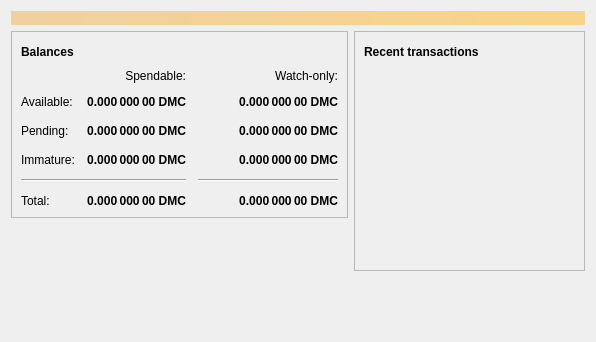
<?xml version="1.0" encoding="UTF-8"?>
<ui version="4.0">
 <class>OverviewPage</class>
 <widget class="QWidget" name="OverviewPage">
  <property name="geometry">
   <rect>
    <x>0</x>
    <y>0</y>
    <width>596</width>
    <height>342</height>
   </rect>
  </property>
  <property name="windowTitle">
   <string>Form</string>
  </property>
  <layout class="QVBoxLayout" name="topLayout">
   <item>
    <widget class="QLabel" name="labelAlerts">
     <property name="visible">
      <bool>false</bool>
     </property>
     <property name="styleSheet">
      <string notr="true">QLabel { background-color: qlineargradient(x1: 0, y1: 0, x2: 1, y2: 0, stop:0 #F0D0A0, stop:1 #F8D488); color:#000000; }</string>
     </property>
     <property name="wordWrap">
      <bool>true</bool>
     </property>
     <property name="margin">
      <number>3</number>
     </property>
     <property name="textInteractionFlags">
      <set>Qt::TextSelectableByMouse</set>
     </property>
    </widget>
   </item>
   <item>
    <layout class="QHBoxLayout" name="horizontalLayout" stretch="1,1">
     <item>
      <layout class="QVBoxLayout" name="verticalLayout_2">
       <item>
        <widget class="QFrame" name="frame">
         <property name="frameShape">
          <enum>QFrame::StyledPanel</enum>
         </property>
         <property name="frameShadow">
          <enum>QFrame::Raised</enum>
         </property>
         <layout class="QVBoxLayout" name="verticalLayout_4">
          <item>
           <layout class="QHBoxLayout" name="horizontalLayout_4">
            <item>
             <widget class="QLabel" name="label_5">
              <property name="font">
               <font>
                <weight>75</weight>
                <bold>true</bold>
               </font>
              </property>
              <property name="text">
               <string>Balances</string>
              </property>
             </widget>
            </item>
            <item>
             <widget class="QPushButton" name="labelWalletStatus">
              <property name="enabled">
               <bool>true</bool>
              </property>
              <property name="maximumSize">
               <size>
                <width>30</width>
                <height>16777215</height>
               </size>
              </property>
              <property name="toolTip">
               <string>The displayed information may be out of date. Your wallet automatically synchronizes with the Democoin network after a connection is established, but this process has not completed yet.</string>
              </property>
              <property name="text">
               <string/>
              </property>
              <property name="icon">
               <iconset resource="../democoin.qrc">
                <normaloff>:/icons/warning</normaloff>
                <disabledoff>:/icons/warning</disabledoff>:/icons/warning</iconset>
              </property>
              <property name="iconSize">
               <size>
                <width>24</width>
                <height>24</height>
               </size>
              </property>
              <property name="flat">
               <bool>true</bool>
              </property>
             </widget>
            </item>
            <item>
             <spacer name="horizontalSpacer_3">
              <property name="orientation">
               <enum>Qt::Horizontal</enum>
              </property>
              <property name="sizeHint" stdset="0">
               <size>
                <width>40</width>
                <height>20</height>
               </size>
              </property>
             </spacer>
            </item>
           </layout>
          </item>
          <item>
           <layout class="QGridLayout" name="gridLayout">
            <property name="spacing">
             <number>12</number>
            </property>
            <item row="2" column="2">
             <widget class="QLabel" name="labelWatchPending">
              <property name="font">
               <font>
                <weight>75</weight>
                <bold>true</bold>
               </font>
              </property>
              <property name="cursor">
               <cursorShape>IBeamCursor</cursorShape>
              </property>
              <property name="toolTip">
               <string>Unconfirmed transactions to watch-only addresses</string>
              </property>
              <property name="text">
               <string notr="true">0.000 000 00 DMC</string>
              </property>
              <property name="alignment">
               <set>Qt::AlignRight|Qt::AlignTrailing|Qt::AlignVCenter</set>
              </property>
              <property name="textInteractionFlags">
               <set>Qt::LinksAccessibleByMouse|Qt::TextSelectableByKeyboard|Qt::TextSelectableByMouse</set>
              </property>
             </widget>
            </item>
            <item row="2" column="1">
             <widget class="QLabel" name="labelUnconfirmed">
              <property name="font">
               <font>
                <weight>75</weight>
                <bold>true</bold>
               </font>
              </property>
              <property name="cursor">
               <cursorShape>IBeamCursor</cursorShape>
              </property>
              <property name="toolTip">
               <string>Total of transactions that have yet to be confirmed, and do not yet count toward the spendable balance</string>
              </property>
              <property name="text">
               <string notr="true">0.000 000 00 DMC</string>
              </property>
              <property name="alignment">
               <set>Qt::AlignRight|Qt::AlignTrailing|Qt::AlignVCenter</set>
              </property>
              <property name="textInteractionFlags">
               <set>Qt::LinksAccessibleByMouse|Qt::TextSelectableByKeyboard|Qt::TextSelectableByMouse</set>
              </property>
             </widget>
            </item>
            <item row="3" column="2">
             <widget class="QLabel" name="labelWatchImmature">
              <property name="font">
               <font>
                <weight>75</weight>
                <bold>true</bold>
               </font>
              </property>
              <property name="cursor">
               <cursorShape>IBeamCursor</cursorShape>
              </property>
              <property name="toolTip">
               <string>Mined balance in watch-only addresses that has not yet matured</string>
              </property>
              <property name="text">
               <string notr="true">0.000 000 00 DMC</string>
              </property>
              <property name="alignment">
               <set>Qt::AlignRight|Qt::AlignTrailing|Qt::AlignVCenter</set>
              </property>
              <property name="textInteractionFlags">
               <set>Qt::LinksAccessibleByMouse|Qt::TextSelectableByKeyboard|Qt::TextSelectableByMouse</set>
              </property>
             </widget>
            </item>
            <item row="4" column="0" colspan="2">
             <widget class="Line" name="line">
              <property name="orientation">
               <enum>Qt::Horizontal</enum>
              </property>
             </widget>
            </item>
            <item row="4" column="2">
             <widget class="Line" name="lineWatchBalance">
              <property name="sizePolicy">
               <sizepolicy hsizetype="Preferred" vsizetype="Fixed">
                <horstretch>0</horstretch>
                <verstretch>0</verstretch>
               </sizepolicy>
              </property>
              <property name="minimumSize">
               <size>
                <width>140</width>
                <height>0</height>
               </size>
              </property>
              <property name="orientation">
               <enum>Qt::Horizontal</enum>
              </property>
             </widget>
            </item>
            <item row="5" column="0">
             <widget class="QLabel" name="labelTotalText">
              <property name="text">
               <string>Total:</string>
              </property>
             </widget>
            </item>
            <item row="3" column="1">
             <widget class="QLabel" name="labelImmature">
              <property name="font">
               <font>
                <weight>75</weight>
                <bold>true</bold>
               </font>
              </property>
              <property name="cursor">
               <cursorShape>IBeamCursor</cursorShape>
              </property>
              <property name="toolTip">
               <string>Mined balance that has not yet matured</string>
              </property>
              <property name="text">
               <string notr="true">0.000 000 00 DMC</string>
              </property>
              <property name="alignment">
               <set>Qt::AlignRight|Qt::AlignTrailing|Qt::AlignVCenter</set>
              </property>
              <property name="textInteractionFlags">
               <set>Qt::LinksAccessibleByMouse|Qt::TextSelectableByKeyboard|Qt::TextSelectableByMouse</set>
              </property>
             </widget>
            </item>
            <item row="2" column="3">
             <spacer name="horizontalSpacer_2">
              <property name="orientation">
               <enum>Qt::Horizontal</enum>
              </property>
              <property name="sizeHint" stdset="0">
               <size>
                <width>40</width>
                <height>20</height>
               </size>
              </property>
             </spacer>
            </item>
            <item row="3" column="0">
             <widget class="QLabel" name="labelImmatureText">
              <property name="text">
               <string>Immature:</string>
              </property>
             </widget>
            </item>
            <item row="5" column="1">
             <widget class="QLabel" name="labelTotal">
              <property name="font">
               <font>
                <weight>75</weight>
                <bold>true</bold>
               </font>
              </property>
              <property name="cursor">
               <cursorShape>IBeamCursor</cursorShape>
              </property>
              <property name="toolTip">
               <string>Your current total balance</string>
              </property>
              <property name="text">
               <string notr="true">0.000 000 00 DMC</string>
              </property>
              <property name="alignment">
               <set>Qt::AlignRight|Qt::AlignTrailing|Qt::AlignVCenter</set>
              </property>
              <property name="textInteractionFlags">
               <set>Qt::LinksAccessibleByMouse|Qt::TextSelectableByKeyboard|Qt::TextSelectableByMouse</set>
              </property>
             </widget>
            </item>
            <item row="5" column="2">
             <widget class="QLabel" name="labelWatchTotal">
              <property name="font">
               <font>
                <weight>75</weight>
                <bold>true</bold>
               </font>
              </property>
              <property name="cursor">
               <cursorShape>IBeamCursor</cursorShape>
              </property>
              <property name="toolTip">
               <string>Current total balance in watch-only addresses</string>
              </property>
              <property name="text">
               <string notr="true">0.000 000 00 DMC</string>
              </property>
              <property name="alignment">
               <set>Qt::AlignRight|Qt::AlignTrailing|Qt::AlignVCenter</set>
              </property>
              <property name="textInteractionFlags">
               <set>Qt::LinksAccessibleByMouse|Qt::TextSelectableByKeyboard|Qt::TextSelectableByMouse</set>
              </property>
             </widget>
            </item>
            <item row="0" column="2">
             <widget class="QLabel" name="labelWatchonly">
              <property name="text">
               <string>Watch-only:</string>
              </property>
              <property name="alignment">
               <set>Qt::AlignRight|Qt::AlignTrailing|Qt::AlignVCenter</set>
              </property>
             </widget>
            </item>
            <item row="1" column="0">
             <widget class="QLabel" name="labelBalanceText">
              <property name="text">
               <string>Available:</string>
              </property>
             </widget>
            </item>
            <item row="1" column="1">
             <widget class="QLabel" name="labelBalance">
              <property name="font">
               <font>
                <weight>75</weight>
                <bold>true</bold>
               </font>
              </property>
              <property name="cursor">
               <cursorShape>IBeamCursor</cursorShape>
              </property>
              <property name="toolTip">
               <string>Your current spendable balance</string>
              </property>
              <property name="text">
               <string notr="true">0.000 000 00 DMC</string>
              </property>
              <property name="alignment">
               <set>Qt::AlignRight|Qt::AlignTrailing|Qt::AlignVCenter</set>
              </property>
              <property name="textInteractionFlags">
               <set>Qt::LinksAccessibleByMouse|Qt::TextSelectableByKeyboard|Qt::TextSelectableByMouse</set>
              </property>
             </widget>
            </item>
            <item row="1" column="2">
             <widget class="QLabel" name="labelWatchAvailable">
              <property name="font">
               <font>
                <weight>75</weight>
                <bold>true</bold>
               </font>
              </property>
              <property name="cursor">
               <cursorShape>IBeamCursor</cursorShape>
              </property>
              <property name="toolTip">
               <string>Your current balance in watch-only addresses</string>
              </property>
              <property name="text">
               <string notr="true">0.000 000 00 DMC</string>
              </property>
              <property name="alignment">
               <set>Qt::AlignRight|Qt::AlignTrailing|Qt::AlignVCenter</set>
              </property>
              <property name="textInteractionFlags">
               <set>Qt::LinksAccessibleByMouse|Qt::TextSelectableByKeyboard|Qt::TextSelectableByMouse</set>
              </property>
             </widget>
            </item>
            <item row="2" column="0">
             <widget class="QLabel" name="labelPendingText">
              <property name="text">
               <string>Pending:</string>
              </property>
             </widget>
            </item>
            <item row="0" column="1">
             <widget class="QLabel" name="labelSpendable">
              <property name="text">
               <string>Spendable:</string>
              </property>
              <property name="alignment">
               <set>Qt::AlignRight|Qt::AlignTrailing|Qt::AlignVCenter</set>
              </property>
             </widget>
            </item>
           </layout>
          </item>
         </layout>
        </widget>
       </item>
       <item>
        <spacer name="verticalSpacer">
         <property name="orientation">
          <enum>Qt::Vertical</enum>
         </property>
         <property name="sizeHint" stdset="0">
          <size>
           <width>20</width>
           <height>40</height>
          </size>
         </property>
        </spacer>
       </item>
      </layout>
     </item>
     <item>
      <layout class="QVBoxLayout" name="verticalLayout_3">
       <item>
        <widget class="QFrame" name="frame_2">
         <property name="frameShape">
          <enum>QFrame::StyledPanel</enum>
         </property>
         <property name="frameShadow">
          <enum>QFrame::Raised</enum>
         </property>
         <layout class="QVBoxLayout" name="verticalLayout">
          <item>
           <layout class="QHBoxLayout" name="horizontalLayout_2">
            <item>
             <widget class="QLabel" name="label_4">
              <property name="font">
               <font>
                <weight>75</weight>
                <bold>true</bold>
               </font>
              </property>
              <property name="text">
               <string>Recent transactions</string>
              </property>
             </widget>
            </item>
            <item>
             <widget class="QPushButton" name="labelTransactionsStatus">
              <property name="enabled">
               <bool>true</bool>
              </property>
              <property name="maximumSize">
               <size>
                <width>30</width>
                <height>16777215</height>
               </size>
              </property>
              <property name="toolTip">
               <string>The displayed information may be out of date. Your wallet automatically synchronizes with the Democoin network after a connection is established, but this process has not completed yet.</string>
              </property>
              <property name="text">
               <string/>
              </property>
              <property name="icon">
               <iconset resource="../democoin.qrc">
                <normaloff>:/icons/warning</normaloff>
                <disabledoff>:/icons/warning</disabledoff>:/icons/warning</iconset>
              </property>
              <property name="iconSize">
               <size>
                <width>24</width>
                <height>24</height>
               </size>
              </property>
              <property name="flat">
               <bool>true</bool>
              </property>
             </widget>
            </item>
            <item>
             <spacer name="horizontalSpacer">
              <property name="orientation">
               <enum>Qt::Horizontal</enum>
              </property>
              <property name="sizeHint" stdset="0">
               <size>
                <width>40</width>
                <height>20</height>
               </size>
              </property>
             </spacer>
            </item>
           </layout>
          </item>
          <item>
           <widget class="QListView" name="listTransactions">
            <property name="styleSheet">
             <string notr="true">QListView { background: transparent; }</string>
            </property>
            <property name="frameShape">
             <enum>QFrame::NoFrame</enum>
            </property>
            <property name="verticalScrollBarPolicy">
             <enum>Qt::ScrollBarAlwaysOff</enum>
            </property>
            <property name="horizontalScrollBarPolicy">
             <enum>Qt::ScrollBarAlwaysOff</enum>
            </property>
            <property name="selectionMode">
             <enum>QAbstractItemView::NoSelection</enum>
            </property>
           </widget>
          </item>
         </layout>
        </widget>
       </item>
       <item>
        <spacer name="verticalSpacer_2">
         <property name="orientation">
          <enum>Qt::Vertical</enum>
         </property>
         <property name="sizeHint" stdset="0">
          <size>
           <width>20</width>
           <height>40</height>
          </size>
         </property>
        </spacer>
       </item>
      </layout>
     </item>
    </layout>
   </item>
  </layout>
 </widget>
 <resources/>
 <connections/>
</ui>
